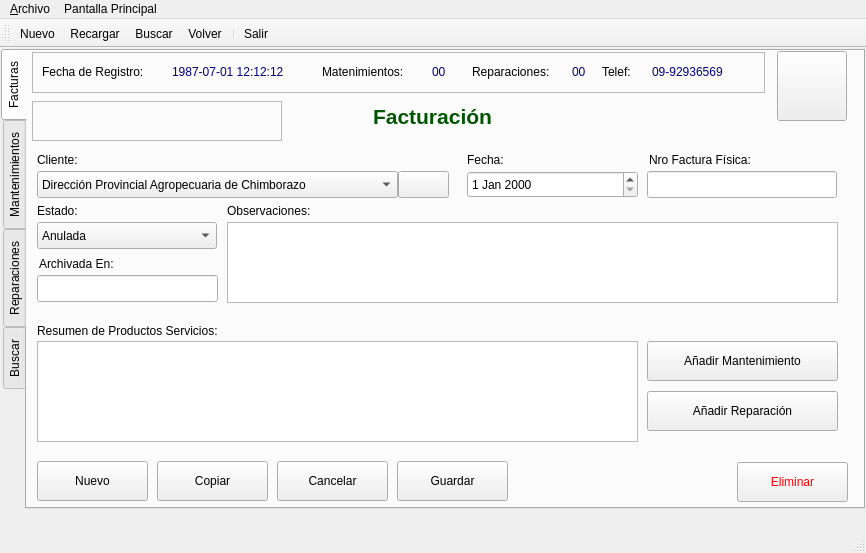
<?xml version="1.0" encoding="UTF-8"?>
<ui version="4.0">
 <class>frmViaje</class>
 <widget class="QMainWindow" name="frmViaje">
  <property name="geometry">
   <rect>
    <x>0</x>
    <y>0</y>
    <width>866</width>
    <height>553</height>
   </rect>
  </property>
  <property name="acceptDrops">
   <bool>true</bool>
  </property>
  <property name="windowTitle">
   <string>Viajes Mantenimientos</string>
  </property>
  <property name="windowIcon">
   <iconset resource="polaris.qrc">
    <normaloff>:/Icons/icons/gear.png</normaloff>:/Icons/icons/gear.png</iconset>
  </property>
  <property name="documentMode">
   <bool>false</bool>
  </property>
  <property name="tabShape">
   <enum>QTabWidget::Rounded</enum>
  </property>
  <widget class="QWidget" name="centralwidget">
   <widget class="QTabWidget" name="tabWidget">
    <property name="geometry">
     <rect>
      <x>1</x>
      <y>1</y>
      <width>864</width>
      <height>460</height>
     </rect>
    </property>
    <property name="toolTip">
     <string notr="true"/>
    </property>
    <property name="tabPosition">
     <enum>QTabWidget::West</enum>
    </property>
    <property name="currentIndex">
     <number>0</number>
    </property>
    <property name="iconSize">
     <size>
      <width>16</width>
      <height>16</height>
     </size>
    </property>
    <property name="documentMode">
     <bool>false</bool>
    </property>
    <property name="tabsClosable">
     <bool>false</bool>
    </property>
    <property name="movable">
     <bool>true</bool>
    </property>
    <widget class="QWidget" name="tab_form">
     <attribute name="icon">
      <iconset resource="polaris.qrc">
       <normaloff>:/Icons/icons/text_block.png</normaloff>:/Icons/icons/text_block.png</iconset>
     </attribute>
     <attribute name="title">
      <string>Facturas</string>
     </attribute>
     <widget class="QFrame" name="frame">
      <property name="geometry">
       <rect>
        <x>5</x>
        <y>1</y>
        <width>733</width>
        <height>41</height>
       </rect>
      </property>
      <property name="frameShape">
       <enum>QFrame::StyledPanel</enum>
      </property>
      <property name="frameShadow">
       <enum>QFrame::Raised</enum>
      </property>
      <widget class="QLabel" name="lbl_mantenimientoa">
       <property name="geometry">
        <rect>
         <x>290</x>
         <y>10</y>
         <width>110</width>
         <height>20</height>
        </rect>
       </property>
       <property name="text">
        <string>Matenimientos:</string>
       </property>
      </widget>
      <widget class="QLabel" name="lbl_fecha_registroa">
       <property name="geometry">
        <rect>
         <x>10</x>
         <y>10</y>
         <width>131</width>
         <height>20</height>
        </rect>
       </property>
       <property name="text">
        <string>Fecha de Registro:</string>
       </property>
      </widget>
      <widget class="QLabel" name="lbl_fecha_registrob">
       <property name="geometry">
        <rect>
         <x>140</x>
         <y>10</y>
         <width>151</width>
         <height>20</height>
        </rect>
       </property>
       <property name="toolTip">
        <string>Fecha de Registro en el sistema</string>
       </property>
       <property name="text">
        <string>&lt;html&gt;&lt;head/&gt;&lt;body&gt;&lt;p&gt;&lt;span style=&quot; color:#00007f;&quot;&gt;1987-07-01 12:12:12&lt;/span&gt;&lt;/p&gt;&lt;/body&gt;&lt;/html&gt;</string>
       </property>
      </widget>
      <widget class="QLabel" name="lbl_reparacionesa">
       <property name="geometry">
        <rect>
         <x>440</x>
         <y>10</y>
         <width>100</width>
         <height>20</height>
        </rect>
       </property>
       <property name="text">
        <string>Reparaciones:</string>
       </property>
      </widget>
      <widget class="QLabel" name="lbl_mantenimientob">
       <property name="geometry">
        <rect>
         <x>400</x>
         <y>10</y>
         <width>21</width>
         <height>20</height>
        </rect>
       </property>
       <property name="toolTip">
        <string>Numero de mantenimientos</string>
       </property>
       <property name="text">
        <string>&lt;html&gt;&lt;head/&gt;&lt;body&gt;&lt;p&gt;&lt;span style=&quot; color:#00007f;&quot;&gt;00&lt;/span&gt;&lt;/p&gt;&lt;/body&gt;&lt;/html&gt;</string>
       </property>
      </widget>
      <widget class="QLabel" name="lbl_reparacionesb">
       <property name="geometry">
        <rect>
         <x>540</x>
         <y>10</y>
         <width>21</width>
         <height>20</height>
        </rect>
       </property>
       <property name="toolTip">
        <string>Numero de reparaciones</string>
       </property>
       <property name="text">
        <string>&lt;html&gt;&lt;head/&gt;&lt;body&gt;&lt;p&gt;&lt;span style=&quot; color:#00007f;&quot;&gt;00&lt;/span&gt;&lt;/p&gt;&lt;/body&gt;&lt;/html&gt;</string>
       </property>
      </widget>
      <widget class="QLabel" name="lbl_telefonob">
       <property name="geometry">
        <rect>
         <x>620</x>
         <y>10</y>
         <width>100</width>
         <height>20</height>
        </rect>
       </property>
       <property name="toolTip">
        <string>Telefono</string>
       </property>
       <property name="text">
        <string>&lt;html&gt;&lt;head/&gt;&lt;body&gt;&lt;p&gt;&lt;span style=&quot; color:#00007f;&quot;&gt;09-92936569&lt;/span&gt;&lt;/p&gt;&lt;/body&gt;&lt;/html&gt;</string>
       </property>
      </widget>
      <widget class="QLabel" name="lbl_telefonoa">
       <property name="geometry">
        <rect>
         <x>570</x>
         <y>10</y>
         <width>71</width>
         <height>20</height>
        </rect>
       </property>
       <property name="text">
        <string>Telef:</string>
       </property>
      </widget>
     </widget>
     <widget class="QPushButton" name="btn_guardar">
      <property name="geometry">
       <rect>
        <x>370</x>
        <y>410</y>
        <width>111</width>
        <height>40</height>
       </rect>
      </property>
      <property name="text">
       <string>Guardar</string>
      </property>
      <property name="icon">
       <iconset resource="polaris.qrc">
        <normaloff>:/Icons/icons/filesave.png</normaloff>:/Icons/icons/filesave.png</iconset>
      </property>
     </widget>
     <widget class="QPushButton" name="btn_cancelar">
      <property name="geometry">
       <rect>
        <x>250</x>
        <y>410</y>
        <width>111</width>
        <height>40</height>
       </rect>
      </property>
      <property name="text">
       <string>Cancelar</string>
      </property>
      <property name="icon">
       <iconset>
        <normaloff>:/Icons/icons/button_cancel.png</normaloff>
        <normalon>:/Icons/icons/mail_delete.png</normalon>:/Icons/icons/button_cancel.png</iconset>
      </property>
     </widget>
     <widget class="QPushButton" name="btn_copiar">
      <property name="geometry">
       <rect>
        <x>130</x>
        <y>410</y>
        <width>111</width>
        <height>40</height>
       </rect>
      </property>
      <property name="text">
       <string>Copiar</string>
      </property>
      <property name="icon">
       <iconset>
        <normaloff>:/Icons/icons/document_multiple.png</normaloff>
        <normalon>:/Icons/icons/editpaste.png</normalon>:/Icons/icons/document_multiple.png</iconset>
      </property>
     </widget>
     <widget class="QPushButton" name="btn_nuevo">
      <property name="geometry">
       <rect>
        <x>10</x>
        <y>410</y>
        <width>111</width>
        <height>40</height>
       </rect>
      </property>
      <property name="text">
       <string>Nuevo</string>
      </property>
      <property name="icon">
       <iconset>
        <normalon>:/Icons/icons/filenew.png</normalon>
       </iconset>
      </property>
     </widget>
     <widget class="QPushButton" name="btn_home">
      <property name="geometry">
       <rect>
        <x>750</x>
        <y>0</y>
        <width>70</width>
        <height>70</height>
       </rect>
      </property>
      <property name="toolTip">
       <string>Regreasar al Panel de Control</string>
      </property>
      <property name="text">
       <string/>
      </property>
      <property name="icon">
       <iconset>
        <normalon>:/Icons/icons/folder_home2.png</normalon>
       </iconset>
      </property>
      <property name="iconSize">
       <size>
        <width>56</width>
        <height>56</height>
       </size>
      </property>
     </widget>
     <widget class="QPushButton" name="btn_primero">
      <property name="geometry">
       <rect>
        <x>17</x>
        <y>50</y>
        <width>41</width>
        <height>41</height>
       </rect>
      </property>
      <property name="toolTip">
       <string comment="Primer Registro">&lt;html&gt;&lt;head/&gt;&lt;body&gt;&lt;p&gt;Primer Registro&lt;/p&gt;&lt;/body&gt;&lt;/html&gt;</string>
      </property>
      <property name="text">
       <string/>
      </property>
      <property name="icon">
       <iconset>
        <normalon>:/Icons/icons/start.png</normalon>
       </iconset>
      </property>
      <property name="iconSize">
       <size>
        <width>32</width>
        <height>32</height>
       </size>
      </property>
      <property name="autoDefault">
       <bool>false</bool>
      </property>
      <property name="default">
       <bool>false</bool>
      </property>
      <property name="flat">
       <bool>true</bool>
      </property>
     </widget>
     <widget class="QPushButton" name="btn_anterior">
      <property name="geometry">
       <rect>
        <x>67</x>
        <y>50</y>
        <width>41</width>
        <height>41</height>
       </rect>
      </property>
      <property name="toolTip">
       <string>&lt;html&gt;&lt;head/&gt;&lt;body&gt;&lt;p&gt;Registro Anterior&lt;/p&gt;&lt;/body&gt;&lt;/html&gt;</string>
      </property>
      <property name="text">
       <string/>
      </property>
      <property name="icon">
       <iconset>
        <normalon>:/Icons/icons/previous.png</normalon>
       </iconset>
      </property>
      <property name="iconSize">
       <size>
        <width>32</width>
        <height>32</height>
       </size>
      </property>
      <property name="autoDefault">
       <bool>false</bool>
      </property>
      <property name="default">
       <bool>false</bool>
      </property>
      <property name="flat">
       <bool>true</bool>
      </property>
     </widget>
     <widget class="QPushButton" name="btn_siguiente">
      <property name="geometry">
       <rect>
        <x>157</x>
        <y>50</y>
        <width>41</width>
        <height>41</height>
       </rect>
      </property>
      <property name="toolTip">
       <string>&lt;html&gt;&lt;head/&gt;&lt;body&gt;&lt;p&gt;Siguiente Registro&lt;/p&gt;&lt;/body&gt;&lt;/html&gt;</string>
      </property>
      <property name="text">
       <string/>
      </property>
      <property name="icon">
       <iconset>
        <normalon>:/Icons/icons/forward.png</normalon>
       </iconset>
      </property>
      <property name="iconSize">
       <size>
        <width>32</width>
        <height>32</height>
       </size>
      </property>
      <property name="autoDefault">
       <bool>false</bool>
      </property>
      <property name="default">
       <bool>false</bool>
      </property>
      <property name="flat">
       <bool>true</bool>
      </property>
     </widget>
     <widget class="QPushButton" name="btn_ultimo">
      <property name="geometry">
       <rect>
        <x>207</x>
        <y>50</y>
        <width>41</width>
        <height>41</height>
       </rect>
      </property>
      <property name="toolTip">
       <string>Último Registro</string>
      </property>
      <property name="text">
       <string/>
      </property>
      <property name="icon">
       <iconset>
        <normalon>:/Icons/icons/finish.png</normalon>
       </iconset>
      </property>
      <property name="iconSize">
       <size>
        <width>32</width>
        <height>32</height>
       </size>
      </property>
      <property name="autoDefault">
       <bool>false</bool>
      </property>
      <property name="default">
       <bool>false</bool>
      </property>
      <property name="flat">
       <bool>true</bool>
      </property>
     </widget>
     <widget class="QPushButton" name="btn_recargar">
      <property name="geometry">
       <rect>
        <x>117</x>
        <y>50</y>
        <width>41</width>
        <height>41</height>
       </rect>
      </property>
      <property name="toolTip">
       <string>Recargar</string>
      </property>
      <property name="text">
       <string/>
      </property>
      <property name="icon">
       <iconset>
        <normalon>:/Icons/icons/reload.png</normalon>
       </iconset>
      </property>
      <property name="iconSize">
       <size>
        <width>40</width>
        <height>40</height>
       </size>
      </property>
      <property name="autoDefault">
       <bool>false</bool>
      </property>
      <property name="default">
       <bool>false</bool>
      </property>
      <property name="flat">
       <bool>true</bool>
      </property>
     </widget>
     <widget class="QFrame" name="frame_2">
      <property name="geometry">
       <rect>
        <x>5</x>
        <y>50</y>
        <width>250</width>
        <height>40</height>
       </rect>
      </property>
      <property name="frameShape">
       <enum>QFrame::StyledPanel</enum>
      </property>
      <property name="frameShadow">
       <enum>QFrame::Raised</enum>
      </property>
     </widget>
     <widget class="QPushButton" name="btn_eliminar">
      <property name="geometry">
       <rect>
        <x>710</x>
        <y>411</y>
        <width>111</width>
        <height>40</height>
       </rect>
      </property>
      <property name="styleSheet">
       <string notr="true">color: rgb(255, 0, 0);

</string>
      </property>
      <property name="text">
       <string>Eliminar</string>
      </property>
      <property name="icon">
       <iconset>
        <normaloff>:/Icons/icons/button_cancel.png</normaloff>
        <normalon>:/Icons/icons/user_trash.png</normalon>:/Icons/icons/button_cancel.png</iconset>
      </property>
     </widget>
     <widget class="QDateEdit" name="cmb_fecha_de_compra">
      <property name="geometry">
       <rect>
        <x>440</x>
        <y>120</y>
        <width>171</width>
        <height>27</height>
       </rect>
      </property>
      <property name="toolTip">
       <string>Ingresar fecha de compra</string>
      </property>
     </widget>
     <widget class="QLabel" name="lbl_fecha_de_compra">
      <property name="geometry">
       <rect>
        <x>440</x>
        <y>100</y>
        <width>101</width>
        <height>17</height>
       </rect>
      </property>
      <property name="text">
       <string>Fecha:</string>
      </property>
      <property name="buddy">
       <cstring>cmb_fecha_de_compra</cstring>
      </property>
     </widget>
     <widget class="QLabel" name="lbl_nro_motor">
      <property name="geometry">
       <rect>
        <x>12</x>
        <y>204</y>
        <width>91</width>
        <height>17</height>
       </rect>
      </property>
      <property name="text">
       <string>Archivada En:</string>
      </property>
     </widget>
     <widget class="QLineEdit" name="txt_nro_motor">
      <property name="geometry">
       <rect>
        <x>10</x>
        <y>224</y>
        <width>181</width>
        <height>27</height>
       </rect>
      </property>
      <property name="toolTip">
       <string>Ingresar numero de motor</string>
      </property>
      <property name="text">
       <string/>
      </property>
     </widget>
     <widget class="QPlainTextEdit" name="rtxt_observaciones">
      <property name="geometry">
       <rect>
        <x>200</x>
        <y>171</y>
        <width>611</width>
        <height>81</height>
       </rect>
      </property>
      <property name="toolTip">
       <string>Ingresar observaciones</string>
      </property>
     </widget>
     <widget class="QLabel" name="lbl_observaciones">
      <property name="geometry">
       <rect>
        <x>200</x>
        <y>151</y>
        <width>100</width>
        <height>17</height>
       </rect>
      </property>
      <property name="text">
       <string>Observaciones:</string>
      </property>
     </widget>
     <widget class="QComboBox" name="cmb_cliente">
      <property name="geometry">
       <rect>
        <x>10</x>
        <y>120</y>
        <width>361</width>
        <height>27</height>
       </rect>
      </property>
      <property name="toolTip">
       <string>Clientes</string>
      </property>
      <item>
       <property name="text">
        <string>Dirección Provincial Agropecuaria de Chimborazo</string>
       </property>
      </item>
     </widget>
     <widget class="QLabel" name="lbl_cliente">
      <property name="geometry">
       <rect>
        <x>10</x>
        <y>100</y>
        <width>81</width>
        <height>17</height>
       </rect>
      </property>
      <property name="text">
       <string>Cliente:</string>
      </property>
     </widget>
     <widget class="QLabel" name="lbl_vehicul_polaris">
      <property name="geometry">
       <rect>
        <x>310</x>
        <y>50</y>
        <width>191</width>
        <height>31</height>
       </rect>
      </property>
      <property name="toolTip">
       <string/>
      </property>
      <property name="text">
       <string>&lt;html&gt;&lt;head/&gt;&lt;body&gt;&lt;p align=&quot;center&quot;&gt;&lt;span style=&quot; font-size:16pt; font-weight:600; color:#005500;&quot;&gt;Facturación&lt;/span&gt;&lt;/p&gt;&lt;/body&gt;&lt;/html&gt;</string>
      </property>
     </widget>
     <widget class="QComboBox" name="cmb_contacto">
      <property name="geometry">
       <rect>
        <x>10</x>
        <y>171</y>
        <width>180</width>
        <height>27</height>
       </rect>
      </property>
      <property name="toolTip">
       <string>Contactos</string>
      </property>
      <item>
       <property name="text">
        <string>Anulada</string>
       </property>
      </item>
      <item>
       <property name="text">
        <string>Extraviada</string>
       </property>
      </item>
      <item>
       <property name="text">
        <string>Pendiente de Pago</string>
       </property>
      </item>
      <item>
       <property name="text">
        <string>Pagada</string>
       </property>
      </item>
      <item>
       <property name="text">
        <string>Emitida</string>
       </property>
      </item>
     </widget>
     <widget class="QLabel" name="lbl_cliente_2">
      <property name="geometry">
       <rect>
        <x>10</x>
        <y>151</y>
        <width>81</width>
        <height>17</height>
       </rect>
      </property>
      <property name="text">
       <string>Estado:</string>
      </property>
     </widget>
     <widget class="QPushButton" name="btn_buscar_cliente">
      <property name="geometry">
       <rect>
        <x>371</x>
        <y>120</y>
        <width>51</width>
        <height>27</height>
       </rect>
      </property>
      <property name="toolTip">
       <string>Ver o buscar un cliente</string>
      </property>
      <property name="text">
       <string/>
      </property>
      <property name="icon">
       <iconset resource="polaris.qrc">
        <normaloff>:/Icons/icons/search_user.png</normaloff>:/Icons/icons/search_user.png</iconset>
      </property>
     </widget>
     <widget class="QLabel" name="lbl_nro_motor_3">
      <property name="geometry">
       <rect>
        <x>622</x>
        <y>100</y>
        <width>130</width>
        <height>17</height>
       </rect>
      </property>
      <property name="text">
       <string>Nro Factura Física:</string>
      </property>
     </widget>
     <widget class="QLineEdit" name="txt_nro_motor_3">
      <property name="geometry">
       <rect>
        <x>620</x>
        <y>120</y>
        <width>190</width>
        <height>27</height>
       </rect>
      </property>
      <property name="toolTip">
       <string>Ingresar numero de motor</string>
      </property>
      <property name="text">
       <string/>
      </property>
     </widget>
     <widget class="QLabel" name="lbl_horas_de_trabajoa">
      <property name="geometry">
       <rect>
        <x>10</x>
        <y>270</y>
        <width>261</width>
        <height>20</height>
       </rect>
      </property>
      <property name="text">
       <string>Resumen de Productos Servicios:</string>
      </property>
     </widget>
     <widget class="QTableView" name="tableView">
      <property name="geometry">
       <rect>
        <x>10</x>
        <y>290</y>
        <width>601</width>
        <height>101</height>
       </rect>
      </property>
     </widget>
     <widget class="QPushButton" name="btn_monstrar_14">
      <property name="geometry">
       <rect>
        <x>620</x>
        <y>340</y>
        <width>191</width>
        <height>40</height>
       </rect>
      </property>
      <property name="text">
       <string>Añadir Reparación</string>
      </property>
      <property name="icon">
       <iconset resource="polaris.qrc">
        <normaloff>:/Icons/icons/add.png</normaloff>:/Icons/icons/add.png</iconset>
      </property>
     </widget>
     <widget class="QPushButton" name="btn_monstrar_15">
      <property name="geometry">
       <rect>
        <x>620</x>
        <y>290</y>
        <width>191</width>
        <height>40</height>
       </rect>
      </property>
      <property name="text">
       <string>Añadir Mantenimiento</string>
      </property>
      <property name="icon">
       <iconset resource="polaris.qrc">
        <normaloff>:/Icons/icons/add.png</normaloff>:/Icons/icons/add.png</iconset>
      </property>
     </widget>
     <zorder>frame_2</zorder>
     <zorder>frame</zorder>
     <zorder>btn_guardar</zorder>
     <zorder>btn_cancelar</zorder>
     <zorder>btn_copiar</zorder>
     <zorder>btn_nuevo</zorder>
     <zorder>btn_home</zorder>
     <zorder>btn_primero</zorder>
     <zorder>btn_anterior</zorder>
     <zorder>btn_siguiente</zorder>
     <zorder>btn_ultimo</zorder>
     <zorder>btn_recargar</zorder>
     <zorder>btn_eliminar</zorder>
     <zorder>cmb_fecha_de_compra</zorder>
     <zorder>lbl_fecha_de_compra</zorder>
     <zorder>lbl_nro_motor</zorder>
     <zorder>txt_nro_motor</zorder>
     <zorder>rtxt_observaciones</zorder>
     <zorder>lbl_observaciones</zorder>
     <zorder>cmb_cliente</zorder>
     <zorder>lbl_cliente</zorder>
     <zorder>lbl_vehicul_polaris</zorder>
     <zorder>cmb_contacto</zorder>
     <zorder>lbl_cliente_2</zorder>
     <zorder>btn_buscar_cliente</zorder>
     <zorder>lbl_nro_motor_3</zorder>
     <zorder>txt_nro_motor_3</zorder>
     <zorder>lbl_horas_de_trabajoa</zorder>
     <zorder>tableView</zorder>
     <zorder>btn_monstrar_14</zorder>
     <zorder>btn_monstrar_15</zorder>
    </widget>
    <widget class="QWidget" name="tab">
     <attribute name="icon">
      <iconset resource="polaris.qrc">
       <normaloff>:/Icons/icons/aceite.png</normaloff>:/Icons/icons/aceite.png</iconset>
     </attribute>
     <attribute name="title">
      <string>Mantenimientos</string>
     </attribute>
     <widget class="QTableWidget" name="tbl_mantenimientos">
      <property name="geometry">
       <rect>
        <x>2</x>
        <y>44</y>
        <width>821</width>
        <height>360</height>
       </rect>
      </property>
      <property name="toolTip">
       <string>Resultados Búsqueda</string>
      </property>
     </widget>
     <widget class="QFrame" name="frame_3">
      <property name="geometry">
       <rect>
        <x>2</x>
        <y>0</y>
        <width>821</width>
        <height>41</height>
       </rect>
      </property>
      <property name="frameShape">
       <enum>QFrame::StyledPanel</enum>
      </property>
      <property name="frameShadow">
       <enum>QFrame::Raised</enum>
      </property>
      <widget class="QLabel" name="lbl_mantenimientoa_2">
       <property name="geometry">
        <rect>
         <x>160</x>
         <y>10</y>
         <width>110</width>
         <height>20</height>
        </rect>
       </property>
       <property name="text">
        <string>Matenimientos:</string>
       </property>
      </widget>
      <widget class="QLabel" name="lbl_ultimo_mantenimientoa">
       <property name="geometry">
        <rect>
         <x>10</x>
         <y>10</y>
         <width>91</width>
         <height>20</height>
        </rect>
       </property>
       <property name="text">
        <string>Factura Nro:</string>
       </property>
      </widget>
      <widget class="QLabel" name="lbl_ultimo_mantenimientob">
       <property name="geometry">
        <rect>
         <x>100</x>
         <y>10</y>
         <width>71</width>
         <height>20</height>
        </rect>
       </property>
       <property name="toolTip">
        <string>Fecha de Registro en el sistema</string>
       </property>
       <property name="text">
        <string>&lt;html&gt;&lt;head/&gt;&lt;body&gt;&lt;p&gt;&lt;span style=&quot; color:#00007f;&quot;&gt;00&lt;/span&gt;&lt;/p&gt;&lt;/body&gt;&lt;/html&gt;</string>
       </property>
      </widget>
      <widget class="QLabel" name="lbl_mantenimientob_2">
       <property name="geometry">
        <rect>
         <x>270</x>
         <y>10</y>
         <width>40</width>
         <height>20</height>
        </rect>
       </property>
       <property name="toolTip">
        <string>Fecha de Registro en el sistema</string>
       </property>
       <property name="text">
        <string>&lt;html&gt;&lt;head/&gt;&lt;body&gt;&lt;p&gt;&lt;span style=&quot; color:#00007f;&quot;&gt;00&lt;/span&gt;&lt;/p&gt;&lt;/body&gt;&lt;/html&gt;</string>
       </property>
      </widget>
     </widget>
     <widget class="QPushButton" name="btn_monstrar_9">
      <property name="geometry">
       <rect>
        <x>330</x>
        <y>410</y>
        <width>240</width>
        <height>40</height>
       </rect>
      </property>
      <property name="text">
       <string>Añadir Mantenimiento</string>
      </property>
      <property name="icon">
       <iconset resource="polaris.qrc">
        <normaloff>:/Icons/icons/add.png</normaloff>:/Icons/icons/add.png</iconset>
      </property>
     </widget>
     <widget class="QPushButton" name="btn_monstrar_8">
      <property name="geometry">
       <rect>
        <x>582</x>
        <y>409</y>
        <width>240</width>
        <height>40</height>
       </rect>
      </property>
      <property name="text">
       <string>Mostrar Seleccionado</string>
      </property>
      <property name="icon">
       <iconset>
        <normalon>:/Icons/icons/apply.png</normalon>
       </iconset>
      </property>
     </widget>
    </widget>
    <widget class="QWidget" name="tab_2">
     <attribute name="icon">
      <iconset resource="polaris.qrc">
       <normaloff>:/Icons/icons/configure.png</normaloff>:/Icons/icons/configure.png</iconset>
     </attribute>
     <attribute name="title">
      <string>Reparaciones</string>
     </attribute>
     <widget class="QFrame" name="frame_7">
      <property name="geometry">
       <rect>
        <x>2</x>
        <y>0</y>
        <width>821</width>
        <height>41</height>
       </rect>
      </property>
      <property name="frameShape">
       <enum>QFrame::StyledPanel</enum>
      </property>
      <property name="frameShadow">
       <enum>QFrame::Raised</enum>
      </property>
      <widget class="QLabel" name="lbl_mantenimientob_5">
       <property name="geometry">
        <rect>
         <x>270</x>
         <y>10</y>
         <width>40</width>
         <height>20</height>
        </rect>
       </property>
       <property name="toolTip">
        <string>Fecha de Registro en el sistema</string>
       </property>
       <property name="text">
        <string>&lt;html&gt;&lt;head/&gt;&lt;body&gt;&lt;p&gt;&lt;span style=&quot; color:#00007f;&quot;&gt;00&lt;/span&gt;&lt;/p&gt;&lt;/body&gt;&lt;/html&gt;</string>
       </property>
      </widget>
      <widget class="QLabel" name="lbl_ultimo_mantenimientoa_3">
       <property name="geometry">
        <rect>
         <x>10</x>
         <y>10</y>
         <width>91</width>
         <height>20</height>
        </rect>
       </property>
       <property name="text">
        <string>Factura Nro:</string>
       </property>
      </widget>
      <widget class="QLabel" name="lbl_ultimo_mantenimientob_3">
       <property name="geometry">
        <rect>
         <x>100</x>
         <y>10</y>
         <width>71</width>
         <height>20</height>
        </rect>
       </property>
       <property name="toolTip">
        <string>Fecha de Registro en el sistema</string>
       </property>
       <property name="text">
        <string>&lt;html&gt;&lt;head/&gt;&lt;body&gt;&lt;p&gt;&lt;span style=&quot; color:#00007f;&quot;&gt;00&lt;/span&gt;&lt;/p&gt;&lt;/body&gt;&lt;/html&gt;</string>
       </property>
      </widget>
      <widget class="QLabel" name="lbl_mantenimientoa_5">
       <property name="geometry">
        <rect>
         <x>160</x>
         <y>10</y>
         <width>110</width>
         <height>20</height>
        </rect>
       </property>
       <property name="text">
        <string>Reparaciones:</string>
       </property>
      </widget>
     </widget>
     <widget class="QTableWidget" name="tbl_reparaciones">
      <property name="geometry">
       <rect>
        <x>2</x>
        <y>44</y>
        <width>821</width>
        <height>360</height>
       </rect>
      </property>
      <property name="toolTip">
       <string>Resultados Búsqueda</string>
      </property>
     </widget>
     <widget class="QPushButton" name="btn_monstrar_5">
      <property name="geometry">
       <rect>
        <x>582</x>
        <y>409</y>
        <width>240</width>
        <height>40</height>
       </rect>
      </property>
      <property name="text">
       <string>Mostrar Seleccionado</string>
      </property>
      <property name="icon">
       <iconset>
        <normalon>:/Icons/icons/apply.png</normalon>
       </iconset>
      </property>
     </widget>
     <widget class="QPushButton" name="btn_monstrar_7">
      <property name="geometry">
       <rect>
        <x>330</x>
        <y>410</y>
        <width>240</width>
        <height>40</height>
       </rect>
      </property>
      <property name="text">
       <string>Añadir Reparación</string>
      </property>
      <property name="icon">
       <iconset resource="polaris.qrc">
        <normaloff>:/Icons/icons/add.png</normaloff>:/Icons/icons/add.png</iconset>
      </property>
     </widget>
    </widget>
    <widget class="QWidget" name="tab_search">
     <attribute name="icon">
      <iconset>
       <normalon>:/Icons/icons/find.png</normalon>
      </iconset>
     </attribute>
     <attribute name="title">
      <string>Buscar</string>
     </attribute>
     <widget class="QTableWidget" name="tbl_buscar">
      <property name="geometry">
       <rect>
        <x>7</x>
        <y>59</y>
        <width>816</width>
        <height>346</height>
       </rect>
      </property>
      <property name="toolTip">
       <string>Resultados Búsqueda</string>
      </property>
     </widget>
     <widget class="QLineEdit" name="txt_criterio">
      <property name="geometry">
       <rect>
        <x>349</x>
        <y>26</y>
        <width>301</width>
        <height>27</height>
       </rect>
      </property>
      <property name="toolTip">
       <string>Ingrese un criterio de búsqueda basado en el operador</string>
      </property>
     </widget>
     <widget class="QComboBox" name="cmb_columna">
      <property name="geometry">
       <rect>
        <x>7</x>
        <y>26</y>
        <width>171</width>
        <height>27</height>
       </rect>
      </property>
      <property name="toolTip">
       <string>Seleccione una columna por la que desea buscar</string>
      </property>
     </widget>
     <widget class="QComboBox" name="cmb_operador">
      <property name="geometry">
       <rect>
        <x>189</x>
        <y>26</y>
        <width>149</width>
        <height>27</height>
       </rect>
      </property>
      <item>
       <property name="text">
        <string>Es Igual a...</string>
       </property>
      </item>
      <item>
       <property name="text">
        <string>Contiene...</string>
       </property>
      </item>
      <item>
       <property name="text">
        <string>Empieza Con...</string>
       </property>
      </item>
      <item>
       <property name="text">
        <string>Termina en...</string>
       </property>
      </item>
      <item>
       <property name="text">
        <string>No tiene...</string>
       </property>
      </item>
      <item>
       <property name="text">
        <string>Diferente de...</string>
       </property>
      </item>
     </widget>
     <widget class="QLabel" name="lbl_columna">
      <property name="geometry">
       <rect>
        <x>9</x>
        <y>6</y>
        <width>93</width>
        <height>17</height>
       </rect>
      </property>
      <property name="text">
       <string>Columna:</string>
      </property>
     </widget>
     <widget class="QLabel" name="lbl_operador">
      <property name="geometry">
       <rect>
        <x>192</x>
        <y>6</y>
        <width>79</width>
        <height>17</height>
       </rect>
      </property>
      <property name="text">
       <string>Operador:</string>
      </property>
     </widget>
     <widget class="QLabel" name="lbl_criterio">
      <property name="geometry">
       <rect>
        <x>351</x>
        <y>6</y>
        <width>101</width>
        <height>17</height>
       </rect>
      </property>
      <property name="text">
       <string>Criterio:</string>
      </property>
     </widget>
     <widget class="QPushButton" name="btn_buscar">
      <property name="geometry">
       <rect>
        <x>692</x>
        <y>16</y>
        <width>130</width>
        <height>40</height>
       </rect>
      </property>
      <property name="text">
       <string>Buscar</string>
      </property>
      <property name="icon">
       <iconset>
        <normalon>:/Icons/icons/kfind.png</normalon>
       </iconset>
      </property>
     </widget>
     <widget class="QPushButton" name="btn_mostrar">
      <property name="geometry">
       <rect>
        <x>582</x>
        <y>410</y>
        <width>240</width>
        <height>40</height>
       </rect>
      </property>
      <property name="text">
       <string>Mostrar Vehículo Seleccionado</string>
      </property>
      <property name="icon">
       <iconset>
        <normalon>:/Icons/icons/apply.png</normalon>
       </iconset>
      </property>
     </widget>
    </widget>
   </widget>
  </widget>
  <widget class="QMenuBar" name="menubar">
   <property name="geometry">
    <rect>
     <x>0</x>
     <y>0</y>
     <width>866</width>
     <height>25</height>
    </rect>
   </property>
   <property name="nativeMenuBar">
    <bool>true</bool>
   </property>
   <widget class="QMenu" name="menuArchivo">
    <property name="title">
     <string>&amp;Archivo</string>
    </property>
    <addaction name="actionNuevo"/>
    <addaction name="actionRecargar"/>
    <addaction name="action_Buscar"/>
    <addaction name="separator"/>
    <addaction name="action_Salir"/>
    <addaction name="separator"/>
   </widget>
   <widget class="QMenu" name="menuPantalla_Principal">
    <property name="title">
     <string>Pantalla Principal</string>
    </property>
    <addaction name="action_Volver"/>
   </widget>
   <addaction name="menuArchivo"/>
   <addaction name="menuPantalla_Principal"/>
  </widget>
  <widget class="QStatusBar" name="statusbar"/>
  <widget class="QToolBar" name="toolBar">
   <property name="windowTitle">
    <string>toolBar</string>
   </property>
   <attribute name="toolBarArea">
    <enum>TopToolBarArea</enum>
   </attribute>
   <attribute name="toolBarBreak">
    <bool>false</bool>
   </attribute>
   <addaction name="actionNuevo"/>
   <addaction name="actionRecargar"/>
   <addaction name="action_Buscar"/>
   <addaction name="action_Volver"/>
   <addaction name="separator"/>
   <addaction name="action_Salir"/>
  </widget>
  <action name="actionNuevo">
   <property name="icon">
    <iconset>
     <normalon>:/Icons/icons/accessories_text_editor.png</normalon>
    </iconset>
   </property>
   <property name="text">
    <string>&amp;Nuevo</string>
   </property>
   <property name="toolTip">
    <string>Nuevo</string>
   </property>
   <property name="shortcut">
    <string>Ctrl+N</string>
   </property>
  </action>
  <action name="action_Salir">
   <property name="icon">
    <iconset>
     <normalon>:/Icons/icons/exit.png</normalon>
    </iconset>
   </property>
   <property name="text">
    <string>&amp;Salir</string>
   </property>
   <property name="toolTip">
    <string>Salir</string>
   </property>
   <property name="shortcut">
    <string>Ctrl+S</string>
   </property>
  </action>
  <action name="action_Buscar">
   <property name="icon">
    <iconset>
     <normalon>:/Icons/icons/kfind.png</normalon>
    </iconset>
   </property>
   <property name="text">
    <string>&amp;Buscar</string>
   </property>
   <property name="toolTip">
    <string>Buscar</string>
   </property>
   <property name="shortcut">
    <string>Ctrl+B</string>
   </property>
  </action>
  <action name="action_Volver">
   <property name="icon">
    <iconset>
     <normalon>:/Icons/icons/folder_home2.png</normalon>
    </iconset>
   </property>
   <property name="text">
    <string>&amp;Volver</string>
   </property>
   <property name="toolTip">
    <string>Panel de Control</string>
   </property>
   <property name="shortcut">
    <string>F10</string>
   </property>
  </action>
  <action name="actionRecargar">
   <property name="icon">
    <iconset>
     <normalon>:/Icons/icons/reload.png</normalon>
    </iconset>
   </property>
   <property name="text">
    <string>&amp;Recargar</string>
   </property>
   <property name="toolTip">
    <string>Recargar</string>
   </property>
   <property name="shortcut">
    <string>F5</string>
   </property>
  </action>
 </widget>
 <tabstops>
  <tabstop>tabWidget</tabstop>
 </tabstops>
 <resources>
  <include location="polaris.qrc"/>
 </resources>
 <connections/>
</ui>
